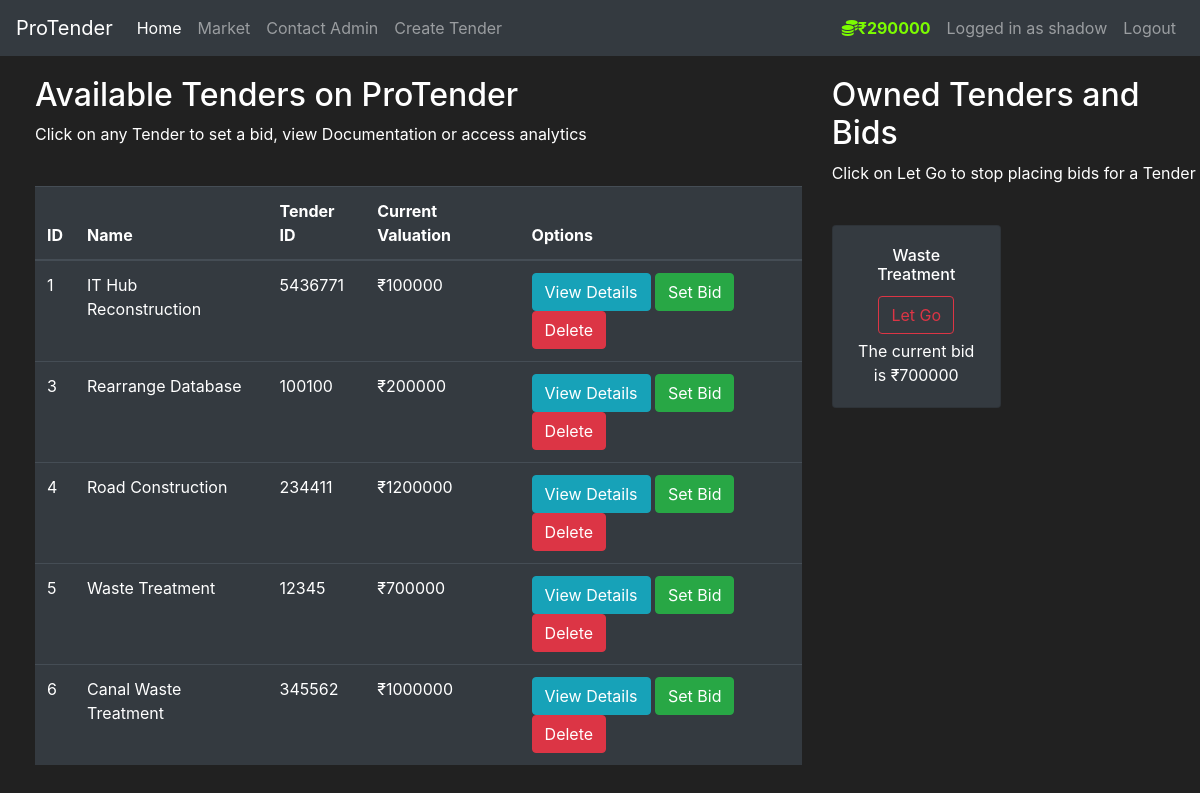
The page /market/ (signed in) on the database as committed earlier.
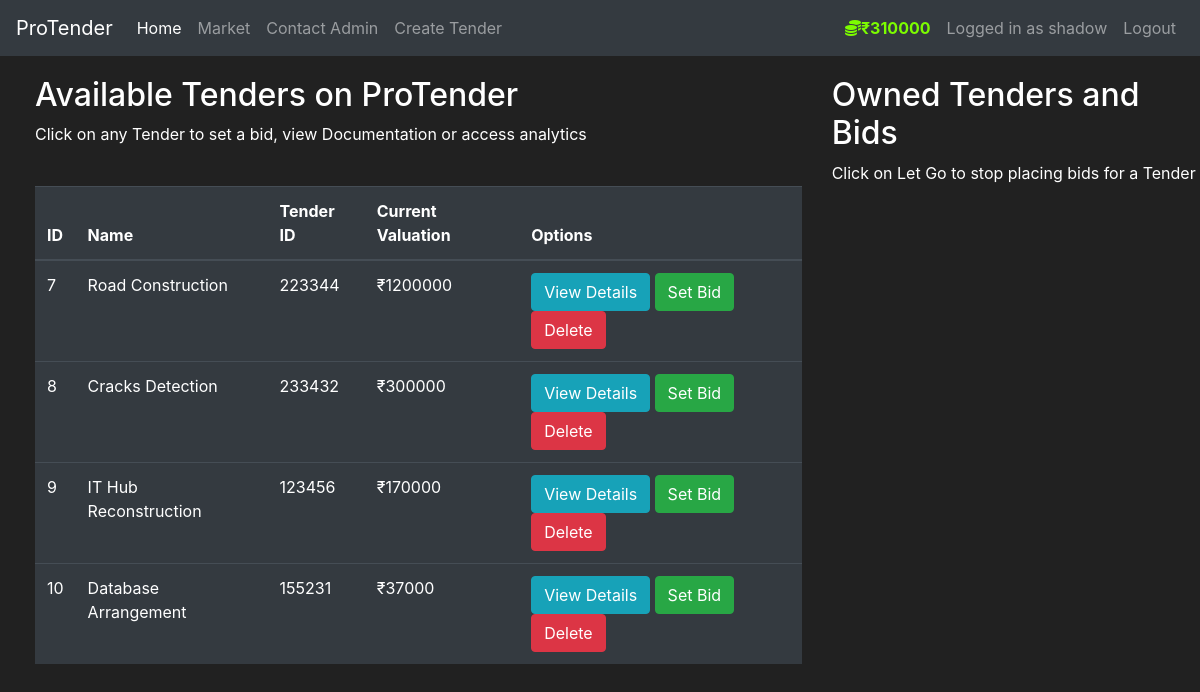
The same page on the database as committed later.
### tms/models.py (models this page shows, shortened)
class User(db.Model,UserMixin):
    id = db.Column(db.Integer(), primary_key=True)
    username = db.Column(db.String(length=30), nullable=False, unique=True)
    email_address = db.Column(db.String(length=50), nullable=False, unique=True)
    password_hash = db.Column(db.String(length=60), nullable=False)
    budget = db.Column(db.Integer(), nullable=False, default=1000000)
    owned_items = db.relationship('Item', backref='owned_user', lazy=True)
    bids = db.relationship('Bid', backref='bidder', lazy=True)
    @property
    def password(self):
        return self.password

class Item(db.Model):
    id=db.Column(db.Integer(),primary_key=True)
    name=db.Column(db.String(length=60),nullable=False,unique=True)
    price=db.Column(db.Integer(),nullable=False)
    tid=db.Column(db.String(length=12),nullable=False,unique=True)
    desc=db.Column(db.String(length=2000),nullable=False,unique=True)
    owner=db.Column(db.Integer(),db.ForeignKey('user.id'))
    bids = db.relationship('Bid', backref='tender', lazy=True)
    closing_date = db.Column(db.DateTime)

### tms/routes.py (the view, shortened to what this page needs)
@app.route('/market/', methods=['GET', 'POST'])
@login_required
def market_page():
    bid_form = SetBidForm()
    sell_form = SellTenderForm()
    if request.method=='GET':
        items = Item.query.all()
        owned_items=Item.query.filter_by(owner=current_user.id)
    return render_template('market.html', bid_form=bid_form, sell_form=sell_form, items=items)

### tms/models.py (called while the page is built)
@login_manager.user_loader
def load_user(user_id):
    return User.query.get(int(user_id))

### tms/templates/market.html (shortened to what this page needs)
{% extends 'base.html' %} {% block title %} Market Page {% endblock %} {%block
navlink%}
<li class="nav-item">
  <a
    class="nav-link"
    data-toggle="modal"
    style="cursor: pointer"
    data-target="#Modal-TenderCreate"
    >Create Tender</a
  >
</li>
{%endblock%}
{%block leftnavlink%}
<li class="nav-item">
  <a class="nav-link" href="#"
  data-toggle="modal"
  data-target="#Modal-SetBudget"
  style="color: lawngreen; font-weight: bold">
    <i class="fas fa-coins"></i>₹{{ current_user.budget }}
  </a>
</li>
{%endblock%}
{% block content %}
<div class="row" style="margin-top: 20px; margin-left: 20px">
  <div class="col-8">
    <h2>Available Tenders on ProTender</h2>
    <p>
      Click on any Tender to set a bid, view Documentation or access analytics
    </p>
    <br />
    <table class="table table-hover table-dark">
      <thead>
        <tr>
          <th scope="col">ID</th>
          <th scope="col">Name</th>
          <th scope="col">Tender ID</th>
          <th scope="col">Current Valuation</th>
          <th scope="col">Options</th>
        </tr>
      </thead>
      <tbody>
        {% for item in items %} {% include 'components/items_modals.html' %}
        <tr>
          <td>{{ item.id }}</td>
          <td>{{ item.name }}</td>
          <td>{{ item.tid }}</td>
          <td>₹{{ item.price }}</td>
          <td>
            <button
              class="btn btn-outline btn-info"
              data-toggle="modal"
              data-target="#Modal-MoreInfo-{{item.id}}"
            >
              View Details
            </button>
            <button
              class="btn btn-outline btn-success"
              data-toggle="modal"
              data-target="#Modal-PurchaseConfirm-{{item.id}}"
            >
              Set Bid
            </button>
            <button
              class="btn btn-outline btn-danger"
              onclick="deleteTender('{{item.id}}')"
            >
              Delete
            </button>
          </td>
        </tr>
        {% endfor %}
      </tbody>
    </table>
  </div>
  <div class="col-4">
    <h2>Owned Tenders and Bids</h2>
    <p>Click on Let Go to stop placing bids for a Tender</p>
    <br />
    <div class="row">
      {% for owned_item in current_user.owned_items %} {% include
      <div class="col-md-6">
        <div style="margin-bottom: 5px" class="card text-center bg-dark">
          <div class="card-body">
            <h6 class="card-title">{{ owned_item.name }}</h6>
            <button
              type="button"
              class="btn btn-outline-danger"
              style="margin-bottom: 5px"
              data-toggle="modal"
              data-target="#Modal-SellConfirm-{{ owned_item.id }}"
            >
              Let Go
            </button>
            <p class="card-text">The current bid is ₹{{owned_item.price}}</p>
          </div>
        </div>
      </div>
      {% endfor %}
    </div>
  </div>
</div>
{% endblock %}

### tms/templates/base.html (shortened to what this page needs)
<!DOCTYPE html>
<html lang="en">
  <head>
    <link
      rel="stylesheet"
      href="https://cdn.jsdelivr.net/npm/bootstrap@4.5.3/dist/css/bootstrap.min.css"
    />
  </head>
  <body>
    <nav class="navbar navbar-expand-md navbar-dark bg-dark">
      <a class="navbar-brand" href="#">ProTender</a>
      <div class="collapse navbar-collapse" id="navbarNav">
        <ul class="navbar-nav mr-auto">
          <li class="nav-item active">
            <a class="nav-link" href="{{ url_for('home_page') }}"
              >Home <span class="sr-only">(current)</span></a
            >
          </li>
          <li class="nav-item">
            <a class="nav-link" href="{{ url_for('market_page') }}">Market</a>
          </li>
          <li class="nav-item">
            <a class="nav-link" href="{{ url_for('contact_page') }}">Contact Admin</a>
          </li>
          {%block navlink%}{%endblock%}
        </ul>
        {% if current_user.is_authenticated %}
        <ul class="navbar-nav">
          {%block leftnavlink%}{%endblock%}
          <li class="nav-item">
            <a class="nav-link">Logged in as {{ current_user.username }}</a>
          </li>
          <li class="nav-item">
            <a class="nav-link" href="{{ url_for('logout_page') }}">Logout</a>
          </li>
        </ul>
        {% endif %}
      </div>
    </nav>
    {% block content %} {% endblock %}
  </body>
</html>

### tms/templates/base.html (style rules this page uses)
body { background-color: #212121; color: white; }

Rows that differ between the two databases and show on the page:
removed Item: id "1", name "IT Hub Reconstruction", tid "5436771", price "100000", shown under "Available Tenders on ProTender"
removed Item: id "3", name "Rearrange Database", tid "100100", price "200000", shown under "Available Tenders on ProTender"
removed Item: id "4", name "Road Construction", tid "234411", price "1200000", shown under "Available Tenders on ProTender"
removed Item: id "5", name "Waste Treatment", tid "12345", price "700000"
removed Item: id "6", name "Canal Waste Treatment", tid "345562", price "1000000", shown under "Available Tenders on ProTender"
changed User "shadow": budget "290000" → "310000"
added Item: id "7", name "Road Construction", tid "223344", price "1200000", shown under "Available Tenders on ProTender"
added Item: id "8", name "Cracks Detection", tid "233432", price "300000", shown under "Available Tenders on ProTender"
added Item: id "9", name "IT Hub Reconstruction", tid "123456", price "170000", shown under "Available Tenders on ProTender"
added Item: id "10", name "Database Arrangement", tid "155231", price "37000", shown under "Available Tenders on ProTender"
